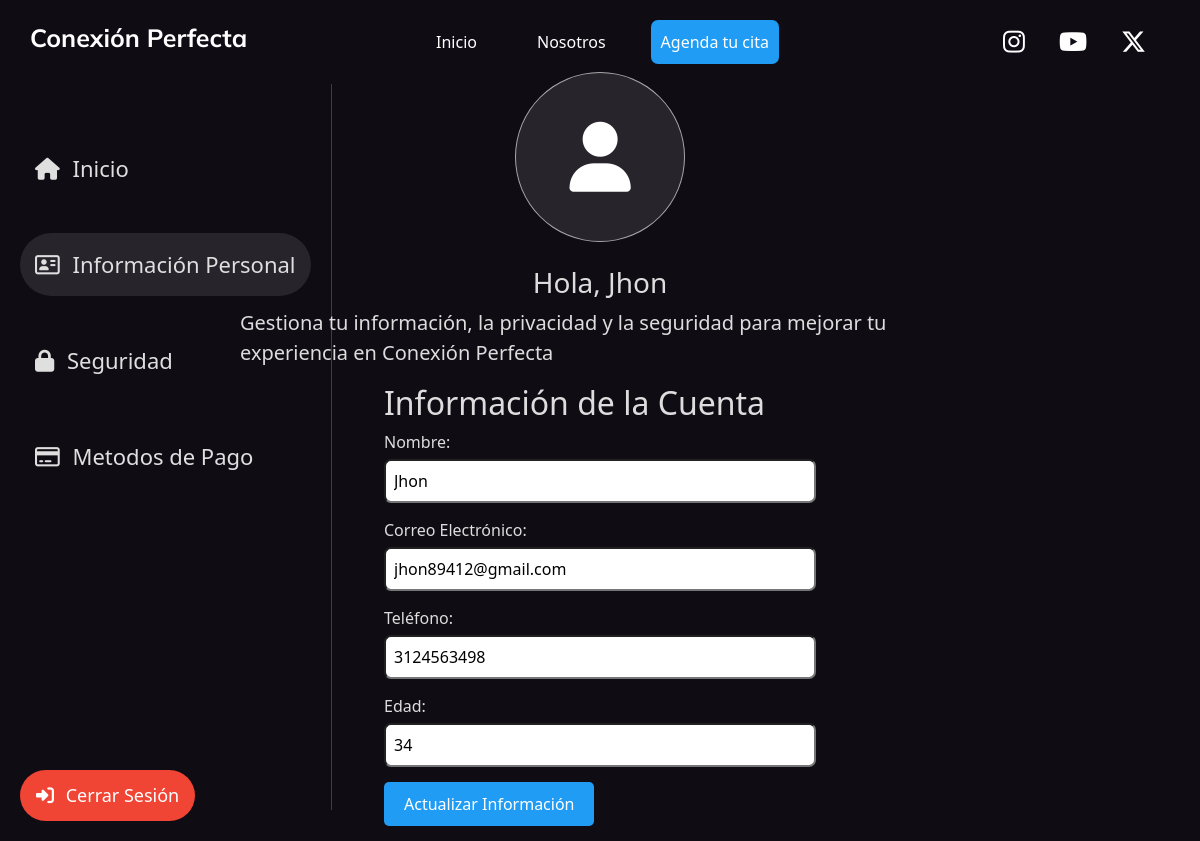
The page /View/html/update.php (signed in) on the database its author committed.
### tables this page shows
CREATE TABLE `usuarios` (
  `UserID` int(11) NOT NULL,
  `Nombre` varchar(255) NOT NULL,
  `CorreoElectronico` varchar(255) NOT NULL,
  `Usu_clave` varchar(100) NOT NULL,
  `Telefono` varchar(20) DEFAULT NULL,
  `Edad` int(11) DEFAULT NULL,
  `NivelJuego` enum('Principiante','Intermedio','Avanzado') DEFAULT NULL,
  `id_rol_fk` int(1) NOT NULL
);

### View/html/update.php (the view, shortened to what this page needs)
<?php
require_once '../../Model/conection.php';
$userID = $_SESSION['user_id'];
$conexion = new conectar();
$conn = $conexion->conectarse();
try {
    $stmt = $conn->prepare("SELECT * FROM usuarios WHERE UserID = ?");
    $stmt->bindParam(1, $userID, PDO::PARAM_INT);
    $stmt->execute();
    if ($stmt->rowCount() > 0) {
        $usuario = $stmt->fetch(PDO::FETCH_ASSOC);
    } else {
        header("Location: ../../login.php");
        exit();
    }
} catch (PDOException $e) {
    echo "Error: " . $e->getMessage();
}
?>
<!DOCTYPE html>
<html lang="es">
<head>
    <link rel="stylesheet" href="../css/style_account.css">
    <link rel="stylesheet" href="https://cdnjs.cloudflare.com/ajax/libs/font-awesome/6.5.2/css/all.min.css">
    <link href="https://cdn.jsdelivr.net/npm/bootstrap@5.3.3/dist/css/bootstrap.min.css" rel="stylesheet">
</head>
<body>
    <header class="header">
        <nav class="navegation">
            <h2 class="logo">Conexión Perfecta</h2>
            <div class="info">
                <a class="in in1" href="../../index.php">Inicio</a>
                <a class="in in2" href="#">Nosotros</a>
                <a class="in in3" href="agendar.php">Agenda tu cita</a>
            </div>
            <div class="social">
                <a href="https://www.instagram.com/juan.no.15/" target="_blank" class="hover:underline me-4 md:me-6"><i class="fa-brands fa-instagram"></i></a>
                <a href="http://www.youtube.com/@juandavidmalaverorganista8132" target="_blank" class="hover:underline me-4 md:me-6"><i class="fa-brands fa-youtube"></i></a>
                <a href="https://twitter.com/JUANDAVIDMALA12" target="_blank" class="hover:underline me-4 md:me-6"><i class="fa-brands fa-x-twitter"></i></a>
            </div>
        </nav>
    </header>
    <div class="principal">
        <div class="vaxis"></div>
        <div class="menulateral">
            <div class="informacionusu">
                <a href="account.php" class="redcos1 redcos">
                    <div class="cosi1 cos"><i class="fa-solid fa-house recurs"></i> Inicio</div>
                </a>
                <a href="" class="redcos2 redcos">
                    <div class="cosi2 cos"><i class="fa-regular fa-address-card recurs"></i> Información Personal</div>
                </a>
                <a href="security.php" class="redcos3 redcos">
                    <div class="cosi3 cos"><i class="fa-solid fa-lock recurs"></i> Seguridad</div>
                </a>
                <a href="" class="redcos4 redcos">
                    <div class="cosi4 cos"><i class="fa-regular fa-credit-card recurs"></i> Metodos de Pago</div>
                </a>
            </div>
            <div class="infoxi">
                <a href="../../Controller/logout.php" class="logout"><div><i class="fa-solid fa-right-to-bracket recurs"></i> Cerrar Sesión</div></a>
            </div>
        </div>
        <div class="contenidousu">
            <div class="imgusu">
                <div class="fotoprin2">
                    <i class="fa-solid fa-user fotoprin"></i>
                </div>
                <br>
                <div class="usuario">
                    <?php if (isset($_SESSION['user_name'])): ?>
                        <h2 class="personac">Hola, <?php echo htmlspecialchars($_SESSION['user_name']); ?></h2>
                    <?php else: ?>
                        <h3></h3>
                    <?php endif; ?>
                </div>
                <p class="infox2">Gestiona tu información, la privacidad y la seguridad para mejorar tu experiencia en Conexión Perfecta</p>
            </div>
            <div class="contenusu2">
            <div class="containerxs">
        <h2>Información de la Cuenta</h2>
        <form action="../../Controller/update_account.php" method="POST">
            <div class="form-group">
                <label for="nombre">Nombre:</label>
                <input class="imforacup" type="text" id="nombre" name="nombre" value="<?php echo htmlspecialchars($usuario['Nombre']); ?>" required>
            </div>
            <div class="form-group">
                <label for="correo">Correo Electrónico:</label>
                <input class="imforacup" type="email" id="correo" name="correo" value="<?php echo htmlspecialchars($usuario['CorreoElectronico']); ?>" required>
            </div>
            <div class="form-group">
                <label for="telefono">Teléfono:</label>
                <input class="imforacup" type="text" id="telefono" name="telefono" value="<?php echo htmlspecialchars($usuario['Telefono']); ?>">
            </div>
            <div class="form-group">
                <label for="edad">Edad:</label>
                <input class="imforacup" type="number" id="edad" min="18" name="edad" value="<?php echo htmlspecialchars($usuario['Edad']); ?>">
            </div>
            <div class="form-group">
                <button type="submit">Actualizar Información</button>
            </div>
        </form>
    </div>
            </div>
            </div>
            <div class="vacio2"></div>
        </div>
</body>
</html>

### View/css/style_account.css (style rules this page uses)
body { background-color: #100c14 !important; }
.header { margin: 20px 30px 20px 30px; padding: 0; color: #fff; font-family: system-ui, -apple-system, BlinkMacSystemFont, 'Segoe UI', Roboto, Oxygen, Ubuntu, Cantarell, 'Open Sans', 'Helvetica Neue', sans-serif; }
.navegation { display: flex; align-items: center; }
.navegation .logo { flex: 0.2; font-size: 25px; font-family: "Mulish", sans-serif; font-optical-sizing: auto; font-weight: 700; font-style: normal; }
.navegation .info { flex: 0.6; display: flex; justify-content: center; align-items: center; }
.navegation .info .in { margin: 0px 30px 0px 30px; color: #fff; text-decoration: none; }
.navegation .info .in3 { background-color: #209cf4; padding: 10px; border-radius: 7px; margin: 0px 15px 0px 15px !important; }
.navegation .social { flex: 0.2; display: flex; justify-content: flex-end; }
.navegation .social a { font-size: 25px; margin: 0px 10px 0px 10px; color: #fff; text-decoration: none; }
.principal { display: flex; justify-content: center; flex-direction: row; align-items: center; width: 100%; height: 90.723vh; }
.menulateral { flex: 0.25; height: 90.723vh; border-right: 1px solid rgba(255, 255, 255, 0.2); display: flex; flex-direction: column; position: fixed; left: 0; }
.contenidousu { flex: 0.6; height: 90.723vh; display: flex; justify-content: center; align-items: center; flex-direction: column; }
.vaxis { flex: 0.2 !important; }
.informacionusu { padding: 20px; }
.fotoprin { font-size: 70px; padding: 10px 0px 10px 10px !important; color: #fff; }
.personac { font-size: 28px; color: #dddddd; }
.infox2 { font-size: 20px; color: #dddddd; }
.fotoprin2 { border-radius: 50%; width: 170px; height: 170px; color: #dfdfdf; border: 1px solid rgba(255, 255, 255, 0.6); background-color: rgba(255, 255, 255, 0.1); display: flex; justify-content: center; align-items: center; padding: 20px; }
.logout { justify-content: flex-end; }
.infoxi { bottom: 0; height: auto; position: fixed; top: auto; z-index: 2; display: flex; justify-content: center; align-items: center; padding: 20px; }
.imgusu { display: flex; justify-content: center; align-items: center; flex-direction: column; flex: 0.2; width: 100%; padding-top: 20px; }
.contenusu2 { flex: 0.8; width: 100%; display: flex; flex-direction: column }
.logout { background-color: #f04434; padding: 12px 16px 12px 16px; font-size: 18px; text-decoration: none; color: #fff; border-radius: 50px; }
.redcos { font-size: 22px; color: #dfdfdf; text-decoration: none; padding: 1px; }
.cos { padding: 15px; border-radius: 50px; transition: .2s; }
.cosi1 { background-color: rgba(255, 255, 255, 0.1); }
.recurs { padding-right: 7px; }
.vacio2 { flex: 0.2; }
.fa-user { padding-right: 10px !important; }

### View/html/update.php (style rules this page uses)
.containerxs { width: 60%; margin: auto; color: #dddddd; }
.form-group { margin-bottom: 15px; }
.form-group label { display: block; margin-bottom: 5px; }
.form-group input { width: 100%; padding: 8px; box-sizing: border-box; border-radius: 7px; }
.form-group button { padding: 10px 20px; background-color: #209cf4; color: #fff; border: none; cursor: pointer; border-radius: 5px; }
.cosi1 { background-color: transparent !important; }
.cosi2 { background-color: rgba(255, 255, 255, 0.1) !important; }
.vaxis { flex: 0.2 !important; width: 100%; height: 100%; }
.vacio2 { flex: 0.2 !important; width: 100%; height: 100%; }

### rows shown on the page
usuarios: nombre "Jhon", correo "jhon89412@gmail.com", telefono "3124563498", edad "34"

### other values the page prints
$_SESSION['user_name'] "Jhon"
